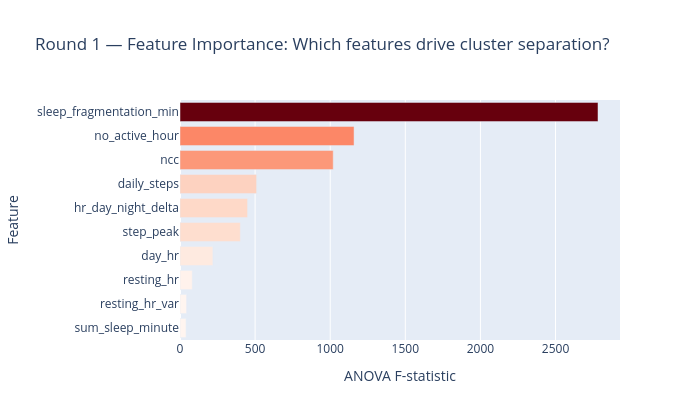

The notebook cell saved with this chart:
### Code cell
# ---- Feature importance: one-way ANOVA F-statistic across clusters ----
# High F = this feature differs most between clusters (drives separation).
feat_imp = cl.feature_importance_anova(X_r1, labels_r1, feat_r1)

fig = px.bar(
    feat_imp, x='F_stat', y='raw_feature', orientation='h',
    color='F_stat', color_continuous_scale='Reds',
    error_x=None,
    hover_data={'feature': True, 'p_value': ':.4f'},
    labels={'raw_feature': 'Feature', 'F_stat': 'ANOVA F-statistic'},
    title='Round 1 — Feature Importance: Which features drive cluster separation?',
    width=700, height=420,
)
fig.update_layout(yaxis=dict(categoryorder='total ascending'), coloraxis_showscale=False)
fig.show()
feat_imp[['raw_feature', 'feature', 'F_stat', 'p_value']].round(3)

### Figure 1 — Plotly figure (JSON) as saved in the notebook; plotly's stock layout.template omitted (floating-point values rounded to 4 significant figures)
{"data": [{"customdata": [["sleep_fragmentation_min_sc", 0], ["no_active_hour_bool", 0], ["ncc_z", 0], ["daily_steps_sc", 1.061e-241], ["hr_day_night_delta_z", 1.255e-219], ["step_peak_sc", 6.178e-201], ["day_hr_z", 1.603e-121], ["resting_hr_z", 1.131e-49], ["resting_hr_var_z", 2.328e-27], ["sum_sleep_minute_sc", 2.831e-25]], "hovertemplate": "ANOVA F-statistic=%{marker.color}<br>Feature=%{y}<br>feature=%{customdata[0]}<br>p_value=%{customdata[1]:.4f}<extra></extra>", "legendgroup": "", "marker": {"color": [2783.0, 1159.0, 1020.0, 510.1, 449.9, 401.4, 218.8, 81.75, 43.82, 40.38], "coloraxis": "coloraxis", "pattern": {"shape": ""}}, "name": "", "orientation": "h", "showlegend": false, "textposition": "auto", "type": "bar", "x": [2783.0, 1159.0, 1020.0, 510.1, 449.9, 401.4, 218.8, 81.75, 43.82, 40.38], "xaxis": "x", "y": ["sleep_fragmentation_min", "no_active_hour", "ncc", "daily_steps", "hr_day_night_delta", "step_peak", "day_hr", "resting_hr", "resting_hr_var", "sum_sleep_minute"], "yaxis": "y"}], "layout": {"barmode": "relative", "coloraxis": {"colorbar": {"title": {"text": "ANOVA F-statistic"}}, "colorscale": [[0, "rgb(255,245,240)"], [0.125, "rgb(254,224,210)"], [0.25, "rgb(252,187,161)"], [0.375, "rgb(252,146,114)"], [0.5, "rgb(251,106,74)"], [0.625, "rgb(239,59,44)"], [0.75, "rgb(203,24,29)"], [0.875, "rgb(165,15,21)"], [1, "rgb(103,0,13)"]], "showscale": false}, "height": 420, "legend": {"tracegroupgap": 0}, "title": {"text": "Round 1 — Feature Importance: Which features drive cluster separation?"}, "width": 700, "xaxis": {"anchor": "y", "domain": [0, 1], "title": {"text": "ANOVA F-statistic"}}, "yaxis": {"anchor": "x", "categoryorder": "total ascending", "domain": [0, 1], "title": {"text": "Feature"}}}}
